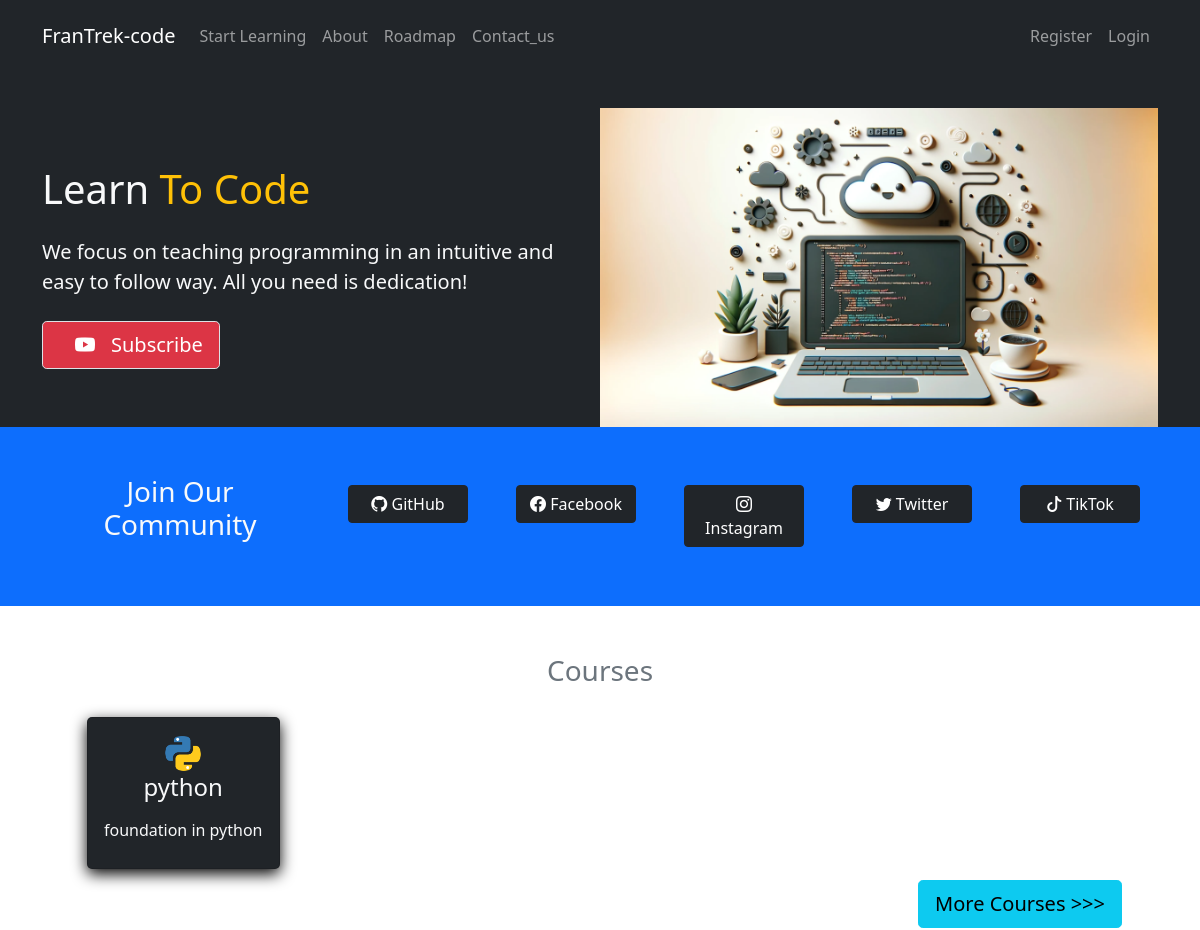
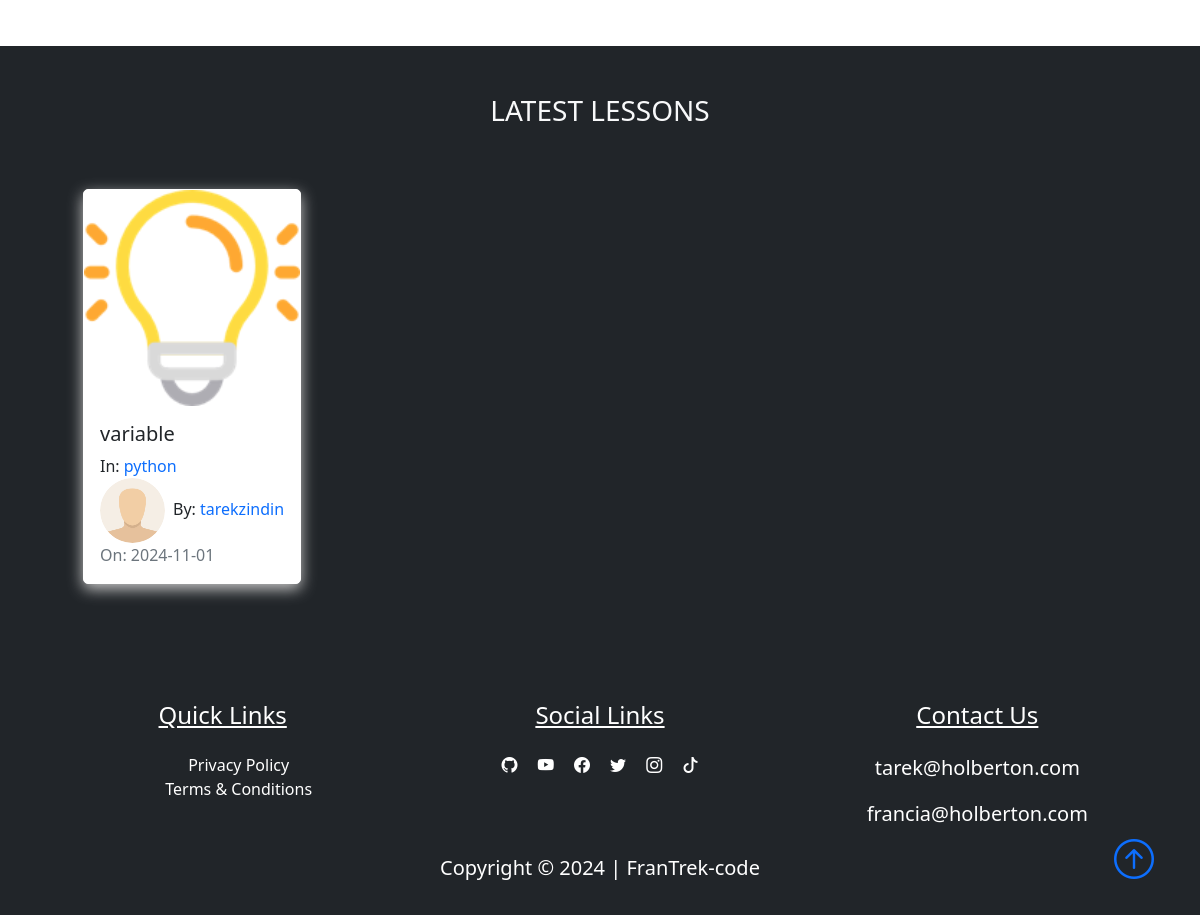
The page /home on the database its author committed (2 pictures, top to bottom).
### FranTrek/models.py (models this page shows, shortened)
class Course(db.Model):
    id = db.Column(db.Integer, primary_key=True)
    title = db.Column(db.String(50), unique=True, nullable=False)
    description = db.Column(db.String(150), nullable=False)
    icon = db.Column(db.String(20), nullable=False, default="default_icon.jpg")
    lessons = db.relationship("Lesson", backref="course_name", lazy=True)

class Lesson(db.Model):
    id = db.Column(db.Integer, primary_key=True)
    title = db.Column(db.String(100), nullable=False)
    date_posted = db.Column(db.DateTime, nullable=False, default=datetime.utcnow)
    content = db.Column(db.Text, nullable=False)
    thumbnail = db.Column(
        db.String(20), nullable=False, default="default_thumbnail.jpg"
    )
    slug = db.Column(db.String(32), nullable=False)
    user_id = db.Column(db.Integer, db.ForeignKey("user.id"), nullable=False)
    course_id = db.Column(db.Integer, db.ForeignKey("course.id"), nullable=False)

class User(db.Model, UserMixin):
    id = db.Column(db.Integer, primary_key=True)
    fname = db.Column(db.String(25), nullable=False)
    lname = db.Column(db.String(25), nullable=False)
    username = db.Column(db.String(25), unique=True, nullable=False)
    email = db.Column(db.String(125), unique=True, nullable=False)
    image_file = db.Column(db.String(20), nullable=False, default="default.png")
    bio = db.Column(db.Text, nullable=True)
    password = db.Column(db.String(60), nullable=False)
    lessons = db.relationship("Lesson", backref="author", lazy=True)

### FranTrek/main/routes.py (the view)
@main.route("/")
@main.route("/home")
def home():
    lessons = Lesson.query.order_by(Lesson.date_posted.desc()).paginate(
        page=1, per_page=6
    )
    courses = Course.query.paginate(page=1, per_page=6)
    return render_template("home.html", lessons=lessons, courses=courses)

### FranTrek/templates/home.html (shortened to what this page needs)
{% extends "layout.html"%}
{% block content%}
<section class="bg-dark text-light p-5 p-lg-0 pt-lg-5 text-center text-sm-start">
    <div class="container">
        <div class="d-sm-flex align-items-center justify-content-between">
            <div>
                <h1 class="mb-10"> Learn <span class="text-warning"> To Code</span></h1>
                <p class="lead my-4">
                    We focus on teaching programming in an intuitive and easy to follow way. All you need is
                    dedication!
                </p>
                <a class="btn btn-danger btn-lg border"
                    href="https://www.youtube.com/@HolbertonFrance/featured" target="_blank">
                    <i class="bi bi-youtube m-3"></i>Subscribe
                </a>
            </div>
            <img class="img-fluid w-50 d-none d-sm-block" src="{{url_for('static', filename='showcase.png')}}" alt="">
        </div>
    </div>
</section>
<section class="bg-primary text-light p-5">
    <div class="container">
        <div class="d-md-flex justify-content-between align-items-center">
            <h3 class="mb-3 text-center">Join Our Community</h3>
            <nav class="navbar navbar-expand-lg navbar-dark">
                <div class="collapse navbar-collapse" id="socialbtn">
                    <ul class="navbar-nav">
                        <li class="nav-item">
                            <a class="btn btn-dark ms-5 button_width" href="#"
                                target="_blank">
                                <i class="bi-github" role="img"></i>
                                GitHub
                            </a>
                        </li>
                        <li>
                            <a class="btn btn-dark ms-5 button_width" href="#"
                                target="_blank">
                                <i class="bi bi-facebook "></i>
                                Facebook
                            </a>
                        </li>
                        <li class="nav-item">
                            <a type="button" class="btn btn-dark ms-5 button_width"
                                href="#" target="_blank">
                                <i class="bi bi-instagram"></i>
                                Instagram
                            </a>
                        </li>
                        <li class="nav-item">
                            <a class="btn btn-dark ms-5 button_width" href="#"
                                target="_blank">
                                <i class="bi bi-twitter"></i>
                                Twitter
                            </a>
                        </li>
                        <li class="nav-item">
                            <a class="btn btn-dark ms-5 button_width" href="#"
                                target="_blank">
                                <i class="bi bi-tiktok"></i>
                                TikTok
                            </a>
                        </li>
                    </ul>
                </div>
            </nav>
        </div>
    </div>
</section>
<section class="bg-ligh">
    <div class="container p-5">
        <h3 class="text-center text-secondary" id='learn'>Courses</h3>
        <div class="row">
            {% for course in courses.items %}
            <div class="col-sm-12 col-md-6 col-lg-4 p-3 d-flex align-items-stretch">
                <a href="{{url_for('courses.course', course_title=course.title)}}" class="text-decoration-none">
                    <div class="card bg-dark text-light h-100">
                        <div class="card-body text-center">
                            <img src="{{url_for('static', filename='course_icons/'+course.icon)}}" alt=""
                                class="card-img w-25">
                            <h4 class="card-title mb-3">
                                {{course.title}}
                            </h4>
                            <p class="card-text">{{course.description}}</p>
                        </div>
                    </div>
                </a>
            </div>
            {% endfor %}
        </div>
        <div class="" style="display: flex; justify-content: flex-end">
            <a href="{{ url_for('courses.courses')}}" class="btn btn-info btn-lg"> More Courses &gt&gt&gt</a>
        </div>
    </div>
</section>
<section class="bg-dark">
    <div class="container p-5">
        <div class="row mb-5 ">
            <div class="col">
                <h3 class="text-uppercase text-center text-light">latest lessons</h3>
            </div>
        </div>
        <div class="row">
            {% for lesson in lessons.items %}
            <div class="col-sm-12 col-md-6 col-lg-4 pb-5 d-flex align-items-stretch">
                <div class="card lesson">
                    <img src="{{url_for('static', filename='lesson_thumbnails/'+lesson.thumbnail)}}" class="card-img">
                    <div class="card-body d-flex flex-column">
                        <h5 class="card-title">
                            <a class="text-decoration-none text-dark"
                                href="{{url_for('lessons.lesson', lesson_slug=lesson.slug, course=lesson.course_name.title)}}">{{lesson.title}}</a>
                        </h5>
                        <p class="card-text mb-0">In:
                            <a class="text-decoration-none"
                                href="{{ url_for('courses.course', course_title=lesson.course_name.title)}}">{{lesson.course_name.title}}</a>
                        </p>
                        <span><img class="article-img rounded-circle"
                                src="{{url_for('static', filename='user_pics/'+lesson.author.image_file)}}" alt="">By:
                            <a href="{{ url_for('users.author', username=lesson.author.username)}}"
                                class="link">{{lesson.author.username}}</a></span>
                        <span class="text-muted">On: {{lesson.date_posted.strftime('%Y-%m-%d')}}</span>
                    </div>
                </div>
            </div>
            {% endfor %}
        </div>
    </div>
</section>
{% endblock content%}

### FranTrek/static/main.css (style rules this page uses)
body::before { display: block; content: ''; height: 60px; }
.card { transition: 0.7s ease; box-shadow: 0 5px 15px rgba(1 1 1/ 15); border-radius: 5px; margin: 5px; }
.lesson { box-shadow: 0 5px 15px rgba(200 200 200/ 15); border-radius: 5px; border: 1px solid #fff; }
.button_width { min-width: 120px; max-width: 120px; }
.article-img { height: 65px; width: 65px; margin-right: 8px; }
.link { text-decoration: none; }

### rows shown on the page
Course: icon (picture), title "python", description "foundation in python"
Lesson: thumbnail (picture), title "variable", course_name "python", image_file (placeholder picture), author.username "tarekzindin", date_posted "2024-11-01"
